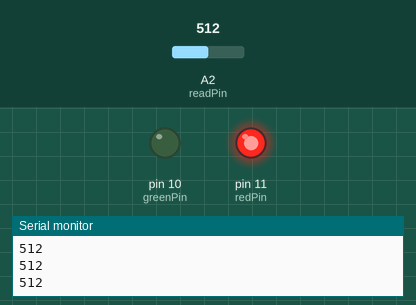
Recording of a sketch running on a simulated Arduino Uno, built with avr-gcc and run on an emulated ATmega328P. Shown: output pins drawn as LEDs (lit = HIGH), the last lines printed to the serial monitor. The inputs (shaded band) are chosen by the test bench; at power-on: A2 (readPin) = 512.

Above: at 1.2 s.
1.3 s: A2 (readPin) set to 683
2.8 s: A2 (readPin) set to 711
At 3.8 s:
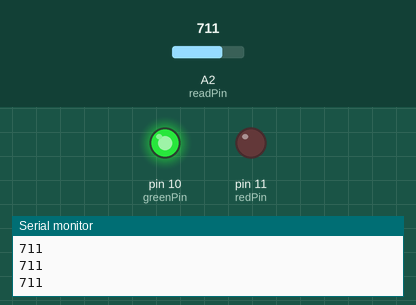
4.3 s: A2 (readPin) set to 690
At 4.8 s:
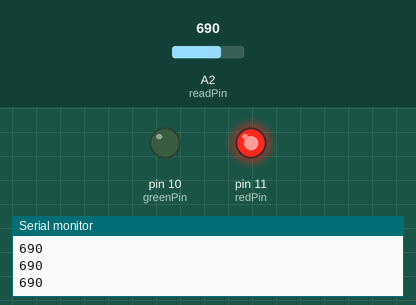
5.8 s: A2 (readPin) set to 710
At 7.3 s:
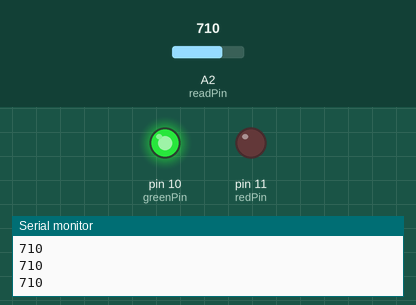
Timing chart, 0 to 8.3 s (numbered marks = the images above; inputs shaded):
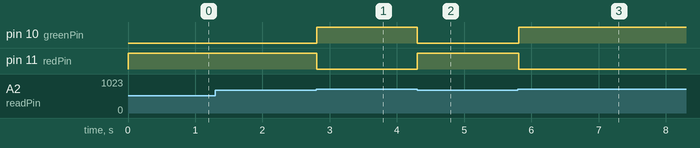

Measured:
- the behaviour switches between 699 and 700 on A2 (readPin) (found by bisection; images 0 and 1)
- after the input at 2.8 s, pin 10 (greenPin): LOW → HIGH at once; pin 11 (redPin): HIGH → LOW at once
- after the input at 4.3 s, pin 10 (greenPin): HIGH → LOW at once; pin 11 (redPin): LOW → HIGH at once
- after the input at 5.8 s, pin 10 (greenPin): LOW → HIGH at once; pin 11 (redPin): HIGH → LOW at once

The sketch:

PhotoResistor.ino
```cpp
int readPin = A2;
int readPinValue;

int dt = 250;

int greenPin = 10;
int redPin = 11;

void setup() {
  Serial.begin(9600);
  pinMode(readPin, INPUT);
  pinMode(greenPin, OUTPUT);
  pinMode(redPin, OUTPUT);
}

void loop() {
  readPinValue = analogRead(readPin);
  Serial.println(readPinValue);

  if (readPinValue < 700) {
    digitalWrite(redPin, HIGH);
    digitalWrite(greenPin, LOW);
  } else {
    digitalWrite(greenPin, HIGH);

    digitalWrite(redPin, LOW);
  }
}
```
